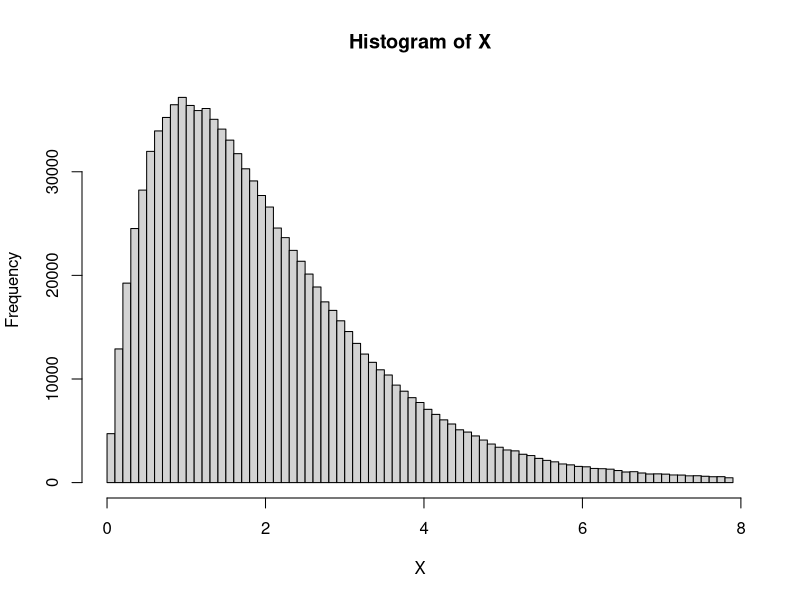

Here is the R script that generated this plot:
set.seed(0328)

newtonMethod = function(x_0,u){
  x_1 = x_0 - (1-exp(-x_0)*(x_0+1)-u)/(x_0*exp(-x_0))
  return(x_1)
}

getRoot = function(u){
  x = 1
  for(i in 1:5){x = newtonMethod(x,u)}
  k = 0
  while (x < 0 & k < 20){x = newtonMethod(x,u); k = k+1}
  if (x<0){
    print('ERROR')
    print(u)
  }
  return(x)
}


start = Sys.time()
U = runif(10^6)

X = sapply(U,FUN = getRoot)

finish = Sys.time()
finish - start

hist(X,breaks = 100)
